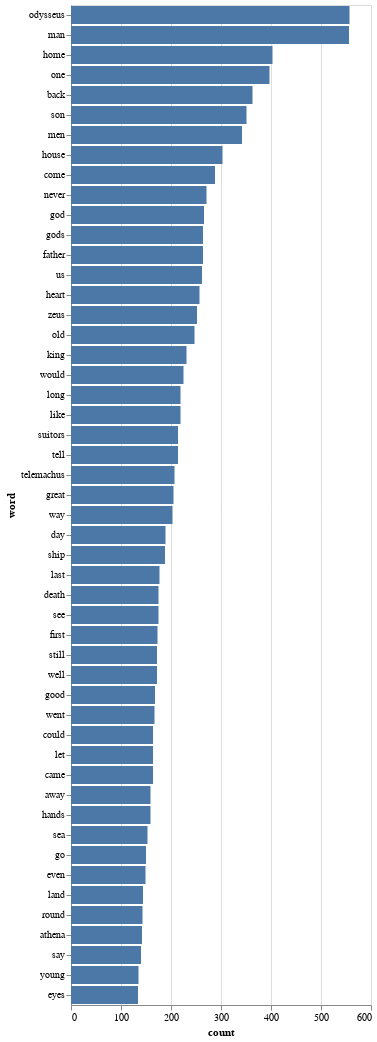

Write notebook code for a chart like this one.
### Markdown cell above
### Common words

We shall move on to more precise representations of text. For this we will revisit an arguably mundane, but quite effective visualization technique: we draw a barchart of the most frequent words (excluding the stop words, if you have done the pencil activity in the section on packing a bag of words).

### Code cell
# first we create a dataframe from the word frequencies
df = pd.DataFrame(words_frequency, columns=['word', 'count'])

# we want to focus just on the top 20 words
df_top = df[:50]
df_top_100 = df[:100] # use this later

# draw horizontal barchart
alt.Chart(df_top).mark_bar().encode(
  x = 'count:Q',
  y = alt.Y('word:N', sort = '-x')
)

### Figure 1 — Vega specification as saved in the notebook (floating-point values rounded to 4 significant figures)
{"$schema": "https://vega.github.io/schema/vega/v5.json", "data": [{"name": "source_0"}, {"name": "data_0", "values": [{"count_end": 557.0, "count_start": 0.0, "word": "odysseus"}, {"count_end": 556.0, "count_start": 0.0, "word": "man"}, {"count_end": 403.0, "count_start": 0.0, "word": "home"}, {"count_end": 397.0, "count_start": 0.0, "word": "one"}, {"count_end": 363.0, "count_start": 0.0, "word": "back"}, {"count_end": 351.0, "count_start": 0.0, "word": "son"}, {"count_end": 342.0, "count_start": 0.0, "word": "men"}, {"count_end": 303.0, "count_start": 0.0, "word": "house"}, {"count_end": 288.0, "count_start": 0.0, "word": "come"}, {"count_end": 271.0, "count_start": 0.0, "word": "never"}, {"count_end": 266.0, "count_start": 0.0, "word": "god"}, {"count_end": 264.0, "count_start": 0.0, "word": "gods"}, {"count_end": 264.0, "count_start": 0.0, "word": "father"}, {"count_end": 262.0, "count_start": 0.0, "word": "us"}, {"count_end": 257.0, "count_start": 0.0, "word": "heart"}, {"count_end": 252.0, "count_start": 0.0, "word": "zeus"}, {"count_end": 247.0, "count_start": 0.0, "word": "old"}, {"count_end": 231.0, "count_start": 0.0, "word": "king"}, {"count_end": 225.0, "count_start": 0.0, "word": "would"}, {"count_end": 219.0, "count_start": 0.0, "word": "long"}, {"count_end": 219.0, "count_start": 0.0, "word": "like"}, {"count_end": 214.0, "count_start": 0.0, "word": "suitors"}, {"count_end": 214.0, "count_start": 0.0, "word": "tell"}, {"count_end": 207.0, "count_start": 0.0, "word": "telemachus"}, {"count_end": 205.0, "count_start": 0.0, "word": "great"}, {"count_end": 203.0, "count_start": 0.0, "word": "way"}, {"count_end": 189.0, "count_start": 0.0, "word": "day"}, {"count_end": 188.0, "count_start": 0.0, "word": "ship"}, {"count_end": 177.0, "count_start": 0.0, "word": "last"}, {"count_end": 175.0, "count_start": 0.0, "word": "death"}, {"count_end": 175.0, "count_start": 0.0, "word": "see"}, {"count_end": 173.0, "count_start": 0.0, "word": "first"}, {"count_end": 172.0, "count_start": 0.0, "word": "still"}, {"count_end": 172.0, "count_start": 0.0, "word": "well"}, {"count_end": 168.0, "count_start": 0.0, "word": "good"}, {"count_end": 167.0, "count_start": 0.0, "word": "went"}, {"count_end": 164.0, "count_start": 0.0, "word": "could"}, {"count_end": 164.0, "count_start": 0.0, "word": "let"}, {"count_end": 164.0, "count_start": 0.0, "word": "came"}, {"count_end": 159.0, "count_start": 0.0, "word": "away"}, {"count_end": 159.0, "count_start": 0.0, "word": "hands"}, {"count_end": 153.0, "count_start": 0.0, "word": "sea"}, {"count_end": 150.0, "count_start": 0.0, "word": "go"}, {"count_end": 149.0, "count_start": 0.0, "word": "even"}, {"count_end": 144.0, "count_start": 0.0, "word": "land"}, {"count_end": 143.0, "count_start": 0.0, "word": "round"}, {"count_end": 142.0, "count_start": 0.0, "word": "athena"}, {"count_end": 140.0, "count_start": 0.0, "word": "say"}, {"count_end": 135.0, "count_start": 0.0, "word": "young"}, {"count_end": 134.0, "count_start": 0.0, "word": "eyes"}]}, {"name": "source_0_y_domain_word", "values": [{"sort_field": 557, "word": "odysseus"}, {"sort_field": 556, "word": "man"}, {"sort_field": 403, "word": "home"}, {"sort_field": 397, "word": "one"}, {"sort_field": 363, "word": "back"}, {"sort_field": 351, "word": "son"}, {"sort_field": 342, "word": "men"}, {"sort_field": 303, "word": "house"}, {"sort_field": 288, "word": "come"}, {"sort_field": 271, "word": "never"}, {"sort_field": 266, "word": "god"}, {"sort_field": 264, "word": "gods"}, {"sort_field": 264, "word": "father"}, {"sort_field": 262, "word": "us"}, {"sort_field": 257, "word": "heart"}, {"sort_field": 252, "word": "zeus"}, {"sort_field": 247, "word": "old"}, {"sort_field": 231, "word": "king"}, {"sort_field": 225, "word": "would"}, {"sort_field": 219, "word": "long"}, {"sort_field": 219, "word": "like"}, {"sort_field": 214, "word": "suitors"}, {"sort_field": 214, "word": "tell"}, {"sort_field": 207, "word": "telemachus"}, {"sort_field": 205, "word": "great"}, {"sort_field": 203, "word": "way"}, {"sort_field": 189, "word": "day"}, {"sort_field": 188, "word": "ship"}, {"sort_field": 177, "word": "last"}, {"sort_field": 175, "word": "death"}, {"sort_field": 175, "word": "see"}, {"sort_field": 173, "word": "first"}, {"sort_field": 172, "word": "still"}, {"sort_field": 172, "word": "well"}, {"sort_field": 168, "word": "good"}, {"sort_field": 167, "word": "went"}, {"sort_field": 164, "word": "could"}, {"sort_field": 164, "word": "let"}, {"sort_field": 164, "word": "came"}, {"sort_field": 159, "word": "away"}, {"sort_field": 159, "word": "hands"}, {"sort_field": 153, "word": "sea"}, {"sort_field": 150, "word": "go"}, {"sort_field": 149, "word": "even"}, {"sort_field": 144, "word": "land"}, {"sort_field": 143, "word": "round"}, {"sort_field": 142, "word": "athena"}, {"sort_field": 140, "word": "say"}, {"sort_field": 135, "word": "young"}, {"sort_field": 134, "word": "eyes"}]}], "signals": [{"name": "y_step", "value": 20}, {"name": "height", "update": "bandspace(domain('y').length, 0.1, 0.05) * y_step"}], "marks": [{"type": "rect", "name": "marks", "from": {"data": "data_0"}, "encode": {"update": {"y": {"field": "word", "scale": "y"}, "fill": {"value": "#4c78a8"}, "x": {"field": "count_end", "scale": "x"}, "x2": {"field": "count_start", "scale": "x"}, "height": {"signal": "max(0.25, bandwidth('y'))"}}}, "style": ["bar"]}], "scales": [{"name": "x", "type": "linear", "domain": {"data": "data_0", "fields": ["count_start", "count_end"]}, "range": [0, {"signal": "width"}], "zero": true, "nice": true}, {"name": "y", "type": "band", "domain": {"data": "source_0_y_domain_word", "field": "word", "sort": {"op": "max", "field": "sort_field", "order": "descending"}}, "range": {"step": {"signal": "y_step"}}, "paddingOuter": 0.05, "paddingInner": 0.1}], "axes": [{"scale": "x", "domain": false, "gridScale": "y", "grid": true, "tickCount": {"signal": "ceil(width/40)"}, "minExtent": 0, "ticks": false, "orient": "bottom", "zindex": 0, "labels": false, "maxExtent": 0, "aria": false}, {"scale": "x", "orient": "bottom", "title": "count", "labelFlush": true, "labelOverlap": true, "tickCount": {"signal": "ceil(width/40)"}, "zindex": 0, "grid": false}, {"scale": "y", "zindex": 0, "grid": false, "title": "word", "orient": "left"}], "background": "white", "padding": 5, "style": "cell", "width": 300}
